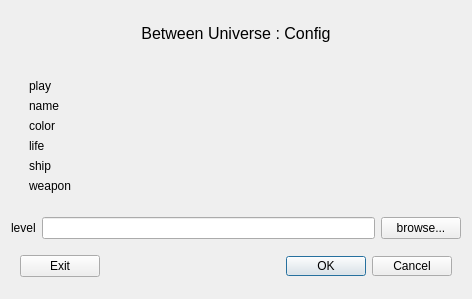
<?xml version="1.0" encoding="UTF-8"?>
<ui version="4.0">
 <class>ConfigDialog</class>
 <widget class="QDialog" name="ConfigDialog">
  <property name="geometry">
   <rect>
    <x>0</x>
    <y>0</y>
    <width>472</width>
    <height>299</height>
   </rect>
  </property>
  <property name="mouseTracking">
   <bool>true</bool>
  </property>
  <property name="windowTitle">
   <string>Dialog</string>
  </property>
  <layout class="QVBoxLayout" name="verticalLayout">
   <item>
    <widget class="QLabel" name="label">
     <property name="maximumSize">
      <size>
       <width>16777215</width>
       <height>50</height>
      </size>
     </property>
     <property name="font">
      <font>
       <pointsize>12</pointsize>
      </font>
     </property>
     <property name="text">
      <string>Between Universe : Config</string>
     </property>
     <property name="alignment">
      <set>Qt::AlignCenter</set>
     </property>
    </widget>
   </item>
   <item>
    <widget class="QWidget" name="mainWidget" native="true">
     <property name="mouseTracking">
      <bool>false</bool>
     </property>
     <layout class="QHBoxLayout" name="horizontalLayout">
      <item>
       <layout class="QHBoxLayout" name="horizontalLayout_2">
        <item>
         <widget class="QWidget" name="widget_2" native="true">
          <layout class="QVBoxLayout" name="verticalLayout_3">
           <item>
            <layout class="QVBoxLayout" name="verticalLayout_2">
             <item>
              <widget class="QLabel" name="label_2">
               <property name="text">
                <string>play</string>
               </property>
              </widget>
             </item>
             <item>
              <widget class="QLabel" name="label_3">
               <property name="text">
                <string>name</string>
               </property>
              </widget>
             </item>
             <item>
              <widget class="QLabel" name="label_5">
               <property name="text">
                <string>color</string>
               </property>
              </widget>
             </item>
             <item>
              <widget class="QLabel" name="label_4">
               <property name="text">
                <string>life</string>
               </property>
              </widget>
             </item>
             <item>
              <widget class="QLabel" name="label_6">
               <property name="text">
                <string>ship</string>
               </property>
              </widget>
             </item>
             <item>
              <widget class="QLabel" name="label_7">
               <property name="text">
                <string>weapon</string>
               </property>
              </widget>
             </item>
            </layout>
           </item>
          </layout>
         </widget>
        </item>
       </layout>
      </item>
     </layout>
    </widget>
   </item>
   <item>
    <layout class="QHBoxLayout" name="horizontalLayout_5">
     <item>
      <widget class="QLabel" name="label_8">
       <property name="text">
        <string>level</string>
       </property>
      </widget>
     </item>
     <item>
      <widget class="QLineEdit" name="levelPathEdit"/>
     </item>
     <item>
      <widget class="QPushButton" name="fileBtn">
       <property name="text">
        <string>browse...</string>
       </property>
      </widget>
     </item>
    </layout>
   </item>
   <item>
    <widget class="QWidget" name="widget" native="true">
     <property name="maximumSize">
      <size>
       <width>16777215</width>
       <height>50</height>
      </size>
     </property>
     <property name="mouseTracking">
      <bool>true</bool>
     </property>
     <layout class="QHBoxLayout" name="horizontalLayout_4">
      <item>
       <layout class="QHBoxLayout" name="horizontalLayout_3">
        <item>
         <widget class="QPushButton" name="exitBtn">
          <property name="enabled">
           <bool>true</bool>
          </property>
          <property name="mouseTracking">
           <bool>false</bool>
          </property>
          <property name="text">
           <string>Exit</string>
          </property>
         </widget>
        </item>
        <item>
         <widget class="QDialogButtonBox" name="buttonBox">
          <property name="maximumSize">
           <size>
            <width>16777215</width>
            <height>20</height>
           </size>
          </property>
          <property name="mouseTracking">
           <bool>false</bool>
          </property>
          <property name="standardButtons">
           <set>QDialogButtonBox::Cancel|QDialogButtonBox::Ok</set>
          </property>
          <property name="centerButtons">
           <bool>false</bool>
          </property>
         </widget>
        </item>
       </layout>
      </item>
     </layout>
    </widget>
   </item>
  </layout>
 </widget>
 <resources/>
 <connections/>
</ui>
